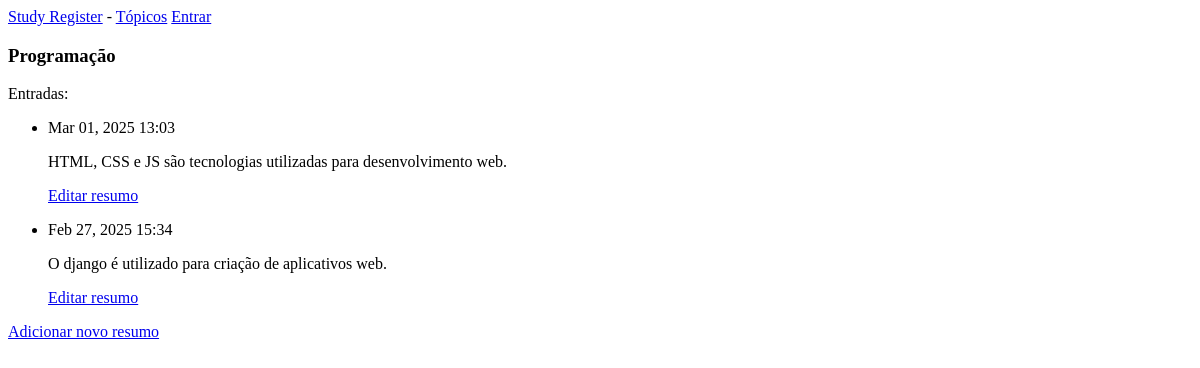
Page /topics/1/ on the earlier database version.
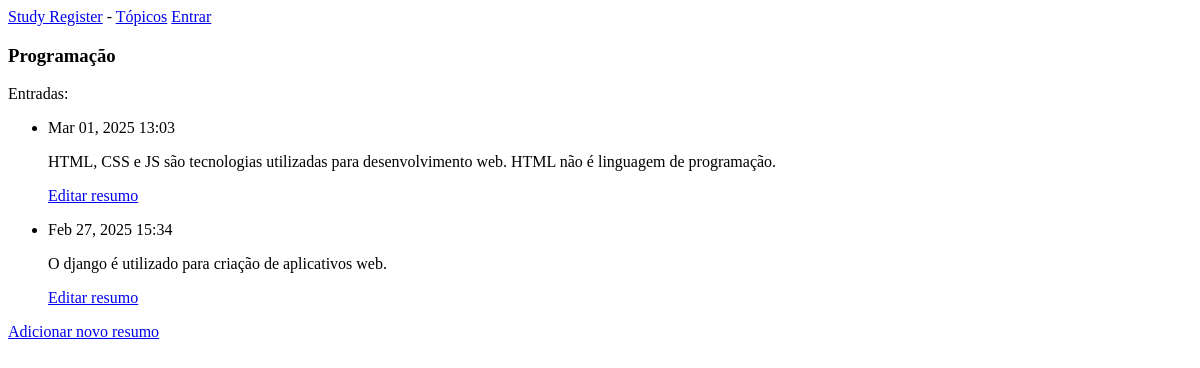
Same page on the later database version.
### study_register/models.py (models this page shows, shortened)
class Topic(models.Model):
    text = models.CharField(max_length=200)
    date_added = models.DateTimeField(auto_now_add=True)
    def __str__(self):
        return self.text

class Entry(models.Model):
    topic = models.ForeignKey(Topic, on_delete=models.CASCADE)
    text = models.TextField()
    date_added = models.DateTimeField(auto_now_add=True)
    class Meta:
        verbose_name_plural = 'entries'

### study_register/views.py (the view)
# urls.py: path('topics/<topic_id>/', views.topic, name='topic'),
def topic(request, topic_id):
    topic = Topic.objects.get(id = topic_id)
    entries = topic.entry_set.order_by('-date_added')
    context = {'topic': topic, 'entries': entries}
    return render(request, 'study_register/topic.html', context)

### study_register/templates/study_register/topic.html
{% extends "study_register/base.html" %}
{% block content %}
    <h3>{{ topic }}</h3>
    <p>Entradas: </p>
    <ul>
        {% for entry in entries %}
            <li>
                <p> {{ entry.date_added | date:'M d, Y H:i'}} </p>
                <p> {{ entry.text | linebreaks }} </p>
                <p>
                    <a href="{% url 'edit_entry' entry.id %}">Editar resumo</a>
                </p>
            </li>
        {% empty %}
            <li>Não há resumos registrados. </li>
        {% endfor %}
    </ul>
    <p>
        <a href="{% url 'new_entry' topic.id %}">Adicionar novo resumo</a>
    </p>
{% endblock content %}

### study_register/templates/study_register/base.html
<div>
    <a href="{% url 'index' %}">Study Register</a> -
    <a href="{% url 'topics' %}">Tópicos</a>
    {% if user.is_authenticated %}
        Olá, {{ user.username }}
        <a href="{% url 'logout' %}">Sair</a>
    {% else %}
        <a href="{% url 'login' %}">Entrar</a>
    {% endif %}
</div>
{% block content %}{% endblock content %}

Differences in the rows shown:
changed Entry: text "HTML, CSS e JS são tecnologias utilizadas para desenvolvimento web." → "HTML, CSS e JS são tecnologias utilizadas para desenvolvimento web. HTML não é linguagem de programação."
